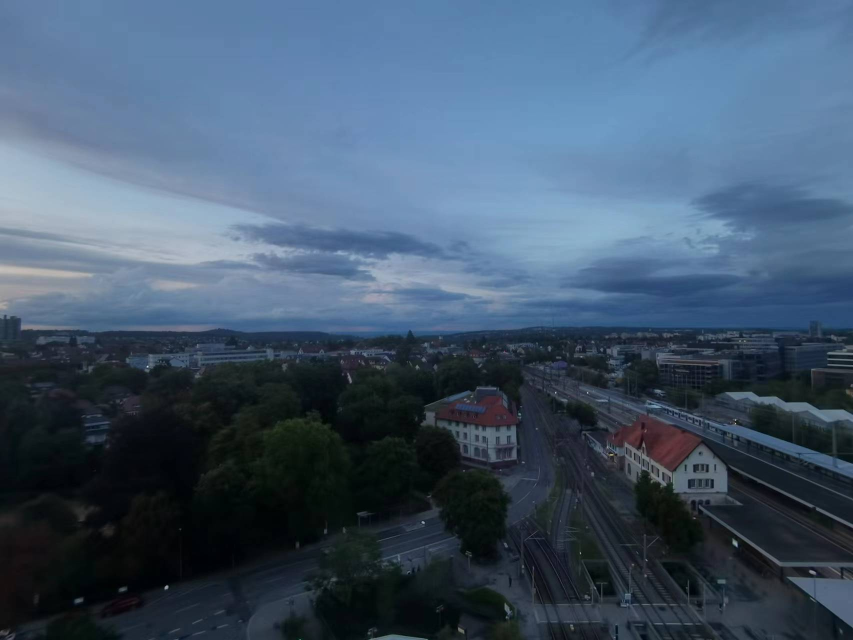
#> input picture HW1/img/img1.jpg, 1706 x 1280 px (shown at 1/2 size)
$ jupyter execute P5.ipynb
#> lines starting #> are read from the running program, lines starting #| are printed output that depends on the picture
[cell 1]
import cv2
import numpy as np

filepath_left = "img/img1.jpg"
filepath_right = "img/img2.jpg"

[cell 2]
image1 = cv2.imread(filepath_left)
#> image1 is the input picture: shape (1280, 1706, 3); mean B, G, R 107.9, 86.7, 66.7
image2 = cv2.imread(filepath_right)
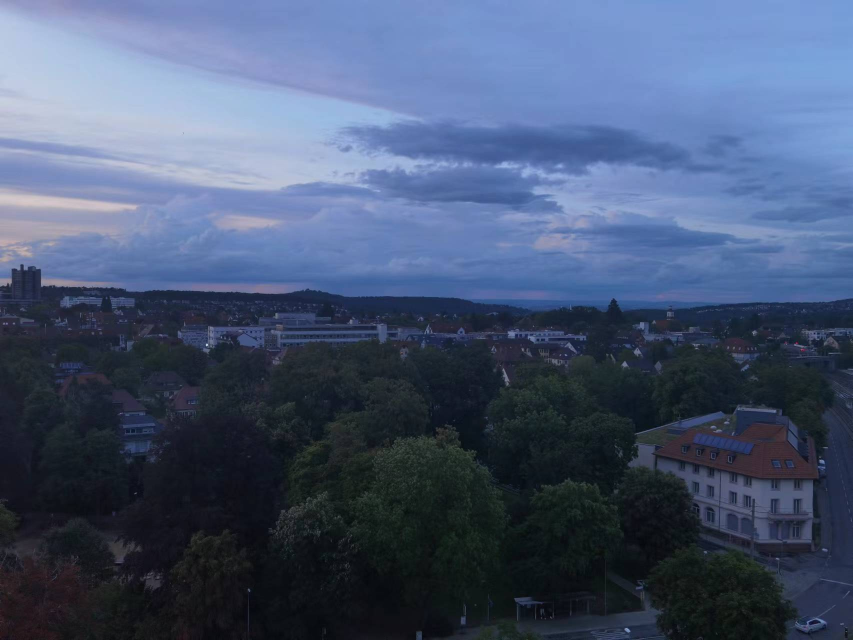
#> input picture HW1/img/img2.jpg, 1706 x 1280 px (shown at 1/2 size)
#> image2 is the input picture: shape (1280, 1706, 3); mean B, G, R 113.9, 86, 71.3

# 统一图片尺寸
height, width, _ = image1.shape
#> height = 1280; width = 1706
# image2 = cv2.resize(image2, (width, height))

# 转换图像为灰度图
gray1 = cv2.cvtColor(image1, cv2.COLOR_BGR2GRAY)
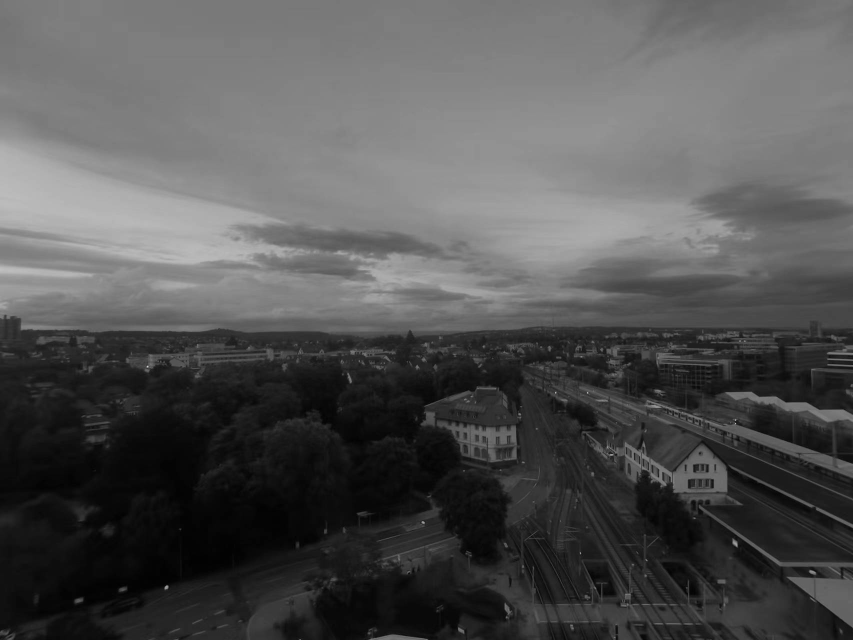
#> gray1: shape (1280, 1706) (shown at 1/2 size); min 0, max 237, mean 83.1
gray2 = cv2.cvtColor(image2, cv2.COLOR_BGR2GRAY)
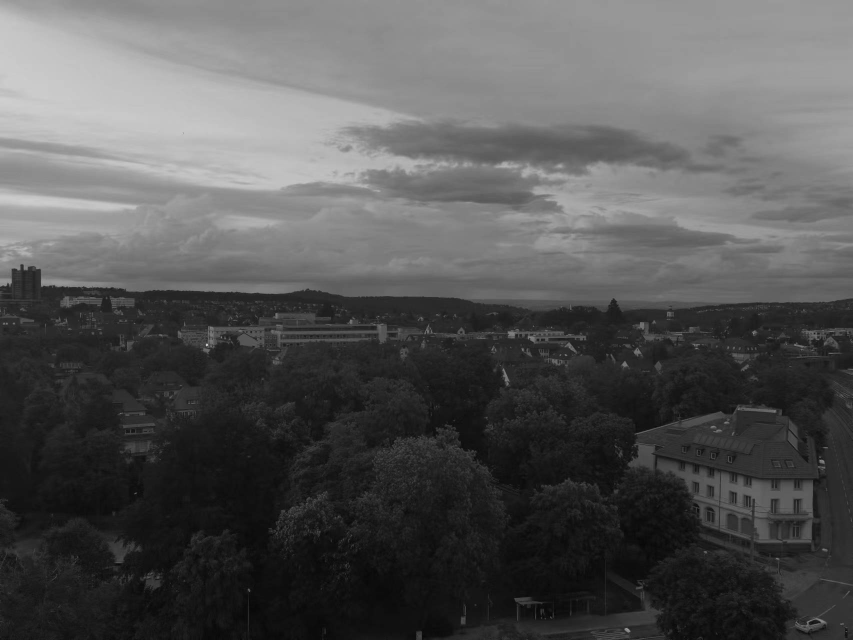
#> gray2: shape (1280, 1706) (shown at 1/2 size); min 1, max 225, mean 84.8

[cell 3]
# 创建SIFT检测器
sift = cv2.SIFT_create()

# 寻找关键点和SIFT描述子
keypoints1, descriptors1 = sift.detectAndCompute(gray1, None)
#> keypoints1 = 1753 keypoints; strongest (x, y, size): (295, 733, 2.3), (333, 1174, 5), (1161, 1106, 2), (1470, 1086, 7)
keypoints2, descriptors2 = sift.detectAndCompute(gray2, None)
#> keypoints2 = 1463 keypoints; strongest (x, y, size): (414, 690, 3), (1644, 923, 5.6), (1131, 710, 2.5), (443, 675, 1.9)

# 使用Brute Force匹配器进行特征匹配
bf = cv2.BFMatcher()
matches = bf.knnMatch(descriptors1, descriptors2, k=2)
#> matches = 1753 matches

# 进行比率测试以剔除不好的匹配
good_matches = []
for m, n in matches:
    if m.distance < 0.7 * n.distance:
        good_matches.append(m)
#> after the loop, good_matches = 200 matches

# 如果匹配点数不足，拼接可能会失败
if len(good_matches) > 5:
    src_pts = np.float32([keypoints1[m.queryIdx].pt for m in good_matches]).reshape(-1, 1, 2)
#> src_pts = 200 rows, first 8: [16.24, 635], [28.06, 644.3], [47.79, 653.6], [134, 679.8], [158.5, 678.9], [163.1, 1026.1], [164.7, 687.6], [173.7, 742.1]
    dst_pts = np.float32([keypoints2[m.trainIdx].pt for m in good_matches]).reshape(-1, 1, 2)
#> dst_pts = 200 rows, first 8: [51.15, 536.6], [53.34, 554.5], [89.86, 564], [196.3, 603.7], [228.3, 602.4], [239.5, 1102.1], [237.9, 616.5], [250.1, 696.9]

    # 获取两张图之间的特征点匹配
    matches_image = cv2.drawMatches(image1, keypoints1, image2, keypoints2, good_matches, None, flags=cv2.DrawMatchesFlags_NOT_DRAW_SINGLE_POINTS)
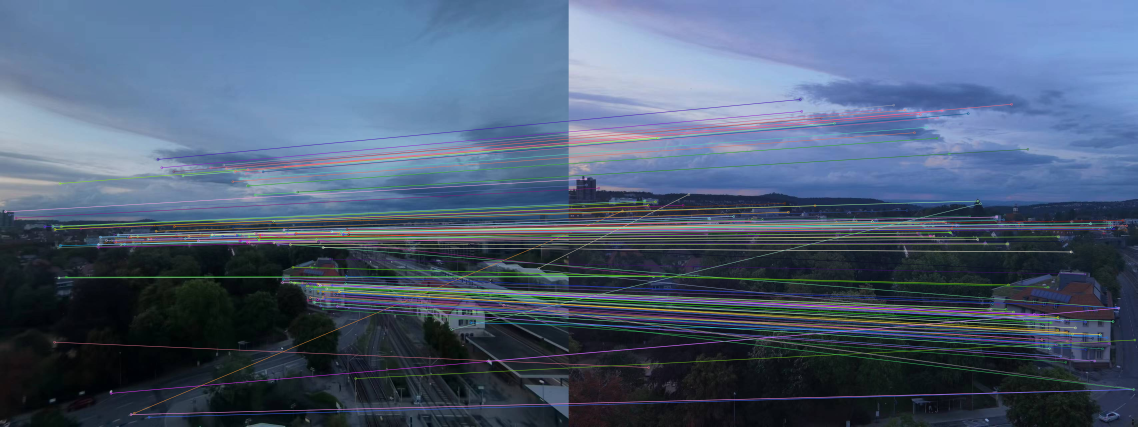
#> matches_image: shape (1280, 3412, 3) (shown at 1/3 size); mean B, G, R 116.1, 92.5, 76

    # 保存匹配结果
    cv2.imwrite('img/match.jpg', matches_image)

    # 使用RANSAC算法估计透视变换矩阵
    M, mask = cv2.findHomography(src_pts, dst_pts, cv2.RANSAC, 5.0)
#> M = [[1.14, 0.109, 9.92], [-0.152, 1.54, -401.1], [-0.000307, 0.000118, 1]]; mask = 200 values, max 1 at index 23, min 0 at index 0, mean 0.66

    # 获取第一个图像的高度和宽度
    h1, w1 = gray1.shape
#> h1 = 1280; w1 = 1706

    # 将第一个图像映射到第二个图像上
    result = cv2.warpPerspective(image1, M, (w1 + image2.shape[0], h1 + image2.shape[1]))
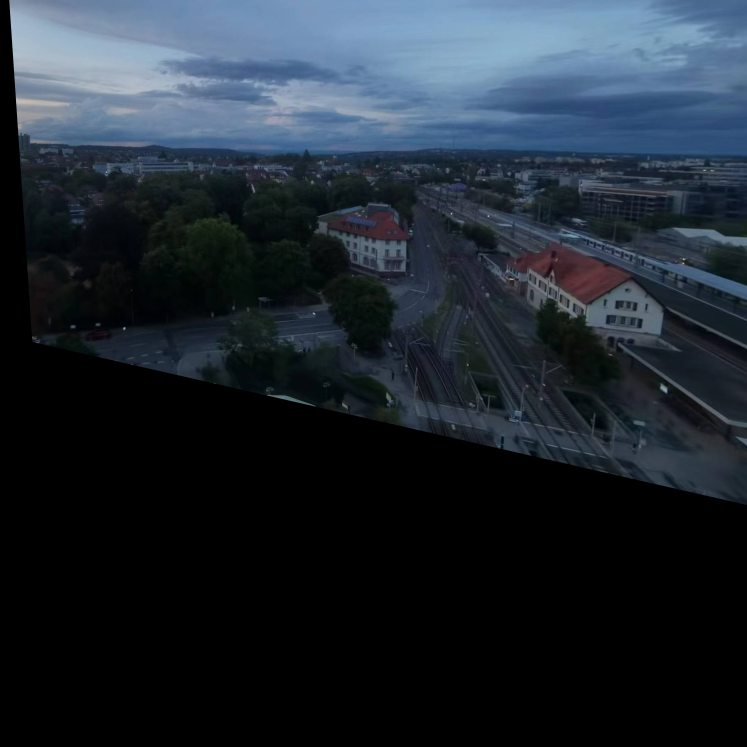
#> result: shape (2986, 2986, 3) (shown at 1/4 size); mean B, G, R 49.1, 40.1, 31.6

    # 将第二个图像添加到结果图像中
    result[0:image2.shape[0], 0:image2.shape[1]] = image2
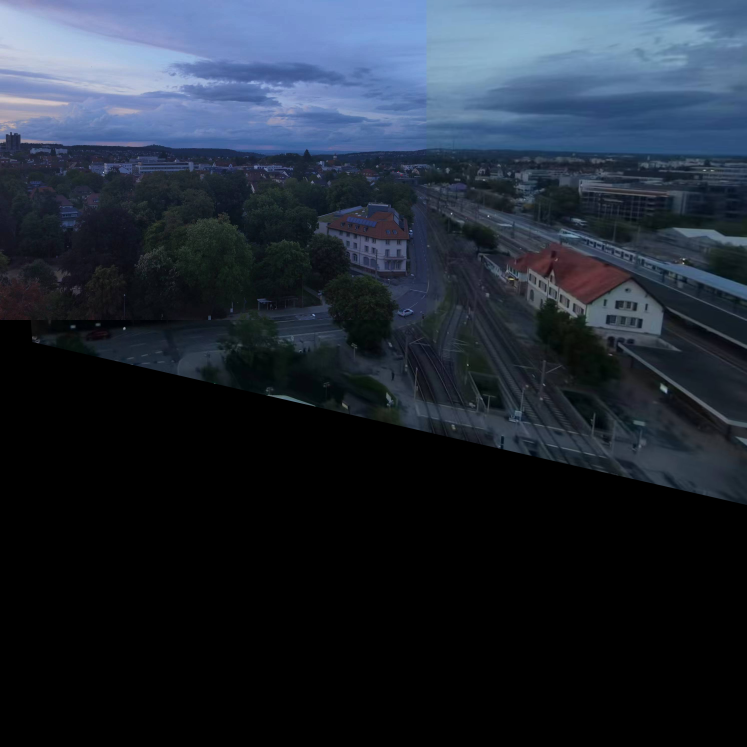
#> result: shape (2986, 2986, 3) (shown at 1/4 size); mean B, G, R 53.8, 41.9, 33.5

    # 保存拼接结果
    cv2.imwrite('img/Panorama.jpg', result)

else:
    print("No enough good matches to create a panorama.")
